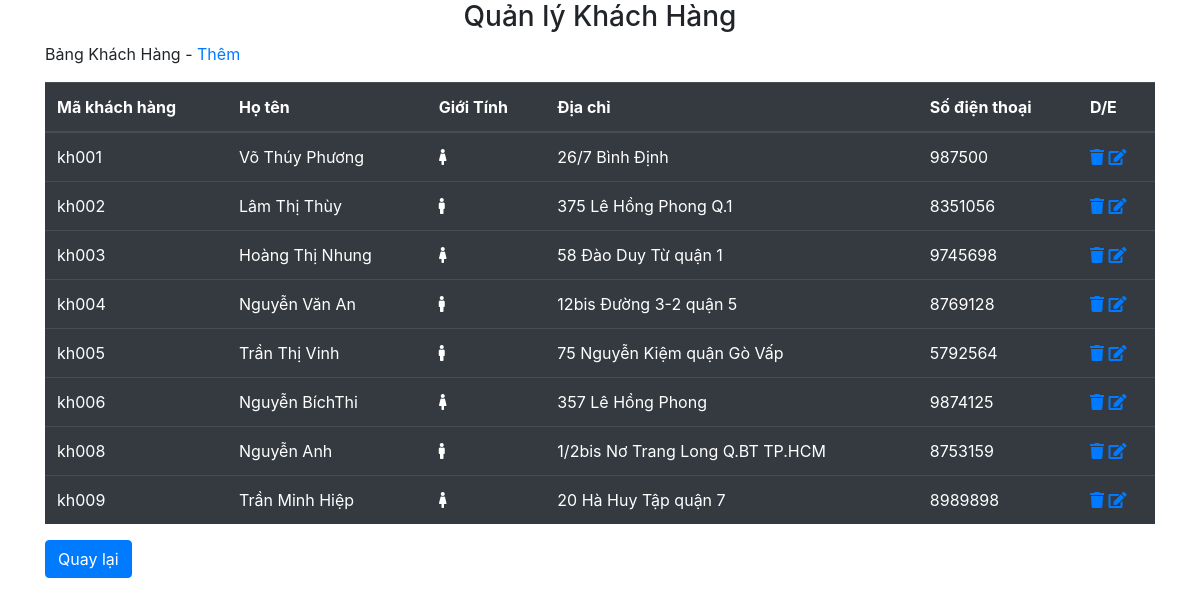
The page /index_customer.php on the database its author committed.
### tables this page shows
CREATE TABLE `customer`  (
  `customercode` varchar(5) NOT NULL,
  `customername` varchar(100) NULL DEFAULT NULL,
  `gender` tinyint NULL DEFAULT NULL,
  `address` varchar(255) NULL DEFAULT NULL,
  `phone` int NULL DEFAULT NULL,
  PRIMARY KEY (`customercode`) USING BTREE
);

### entity.php (called while the page is built, shortened)
<?php
include 'mysqlhelper.php';
abstract class Entity
{
    function __construct($db)
    {
        $this->mysql = new MySQLHelper("localhost", "root", "");
    }
}

### mysqlhelper.php (called while the page is built, shortened)
<?php
class MySQLHelper
{
    private $server;
    private $user;
    private $pass;
    private $conn;
    function __construct($server = "localhost", $user = "root", $pass = "")
    {
        $this->server = $server;
        $this->user = $user;
        $this->pass = $pass;
    }
    public function OpenDB($db)
    {
        $this->conn = new mysqli($this->server, $this->user, $this->pass, $db);
    }
    public function GetAll($table)
    {
        $sql = "select * from " . $table;
        $result = $this->conn->query($sql);
        return $result;
    }
}

### customer.php (called while the page is built, shortened)
<?php
require_once 'entity.php';
class Customer extends Entity
{
    public function GetAll()
    {
        return $this->mysql->GetAll("customer");
    }
}

### index_customer.php (the view, shortened to what this page needs)
<!DOCTYPE html>
<html lang="en">
<?php
  include 'customer.php';
  ?>
<head>
    <link rel="stylesheet" href="https://maxcdn.bootstrapcdn.com/bootstrap/4.5.2/css/bootstrap.min.css">
    <link rel="stylesheet" href="https://use.fontawesome.com/releases/v5.7.0/css/all.css">
</head>
<body>
    <div class="container">
        <div class="tab-content">
        <div class="tab-pane active" id="profile" role="tabpanel">
        <h3 class="text-center">Quản lý Khách Hàng</h2>
        <p>Bảng Khách Hàng - <a href="addcus.php">Thêm</a></p>
        <table class="table table-dark">
            <thead>
                <tr>
                    <th>Mã khách hàng</th>
                    <th>Họ tên</th>
                    <th>Giới Tính</th>
                    <th>Địa chỉ</th>
                    <th>Số điện thoại</th>
                    <th>D/E</th>
                </tr>
            </thead>
            <tbody>
                <?php
                $sv = new Customer("milk");
                $result = $sv->GetAll();
                while ($row = mysqli_fetch_array($result)) {
                    echo "<tr>";
                    echo "<td>" . $row['customercode'] . "</td>";
                    echo "<td>" . $row['customername'] . "</td>";
                   if($row['gender']==1)
                   {
                    echo'<td><i class="fas fa-male"></i></td>';
                   }
                   else
                   {
                    echo'<td><i class="fas fa-female"></i></td>';
                   }
                    echo "<td>" . $row['address'] . "</td>";
                    echo "<td>" . $row['phone'] . "</td>";
                    echo "<td><a href='delcus.php?customercode=" . $row['customercode'] . "'>
                    <i class='fas fa-trash'></i></a>
                    <a href='editcus.php?customercode=" . $row['customercode'] . "'>
                    <i class='fa fa-edit'></i></a></td>";
                    echo "</tr>";
                }
                ?>
            </tbody>
        </table>
            <button type="button" class="btn btn-primary" onclick="javascript:history.back(1)">Quay lại</button>
    </div>
</body>
</html>

### rows shown on the page
customer: customercode "kh001", customername "Võ Thúy Phương", gender 0 (drawn), address "26/7 Bình Định", phone "987500"
customer: customercode "kh002", customername "Lâm Thị Thùy", gender 1 (drawn), address "375 Lê Hồng Phong Q.1", phone "8351056"
customer: customercode "kh003", customername "Hoàng Thị Nhung", gender 0 (drawn), address "58 Đào Duy Từ quận 1", phone "9745698"
customer: customercode "kh004", customername "Nguyễn Văn An", gender 1 (drawn), address "12bis Đường 3-2 quận 5", phone "8769128"
customer: customercode "kh005", customername "Trần Thị Vinh", gender 1 (drawn), address "75 Nguyễn Kiệm quận Gò Vấp", phone "5792564"
customer: customercode "kh006", customername "Nguyễn BíchThi", gender 0 (drawn), address "357 Lê Hồng Phong", phone "9874125"
customer: customercode "kh008", customername "Nguyễn Anh", gender 1 (drawn), address "1/2bis Nơ Trang Long Q.BT TP.HCM", phone "8753159"
customer: customercode "kh009", customername "Trần Minh Hiệp", gender 0 (drawn), address "20 Hà Huy Tập quận 7", phone "8989898"
